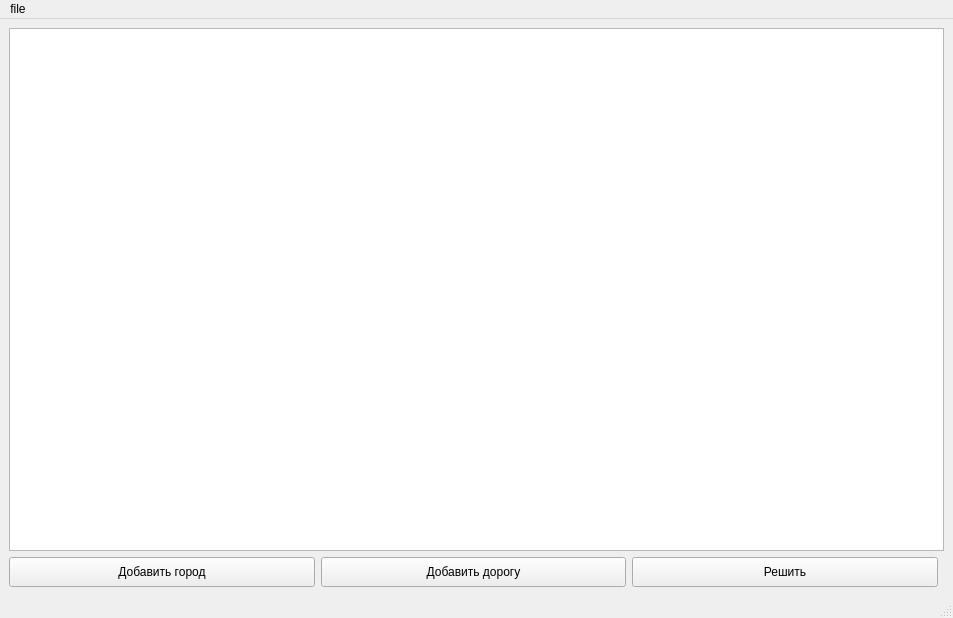
<?xml version="1.0" encoding="UTF-8"?>
<ui version="4.0">
     <class>MainWindow</class>
     <widget class="QMainWindow" name="MainWindow">
          <property name="geometry">
               <rect>
                    <x>0</x>
                    <y>0</y>
                    <width>953</width>
                    <height>618</height>
               </rect>
          </property>
          <property name="windowTitle">
               <string>Графы</string>
          </property>
          <property name="styleSheet">
               <string notr="true"/>
          </property>
          <widget class="QWidget" name="centralwidget">
               <property name="styleSheet">
                    <string notr="true"/>
               </property>
               <layout class="QGridLayout" name="gridLayout">
                    <item row="1" column="0">
                         <widget class="QPushButton" name="addButton_City">
                              <property name="sizePolicy">
                                   <sizepolicy hsizetype="Expanding" vsizetype="Minimum">
                                        <horstretch>0</horstretch>
                                        <verstretch>0</verstretch>
                                   </sizepolicy>
                              </property>
                              <property name="minimumSize">
                                   <size>
                                        <width>0</width>
                                        <height>30</height>
                                   </size>
                              </property>
                              <property name="styleSheet">
                                   <string notr="true"/>
                              </property>
                              <property name="text">
                                   <string>Добавить город</string>
                              </property>
                         </widget>
                    </item>
                    <item row="1" column="1">
                         <widget class="QPushButton" name="addButton_Road">
                              <property name="sizePolicy">
                                   <sizepolicy hsizetype="Expanding" vsizetype="Minimum">
                                        <horstretch>0</horstretch>
                                        <verstretch>0</verstretch>
                                   </sizepolicy>
                              </property>
                              <property name="minimumSize">
                                   <size>
                                        <width>250</width>
                                        <height>30</height>
                                   </size>
                              </property>
                              <property name="styleSheet">
                                   <string notr="true"/>
                              </property>
                              <property name="text">
                                   <string>Добавить дорогу</string>
                              </property>
                         </widget>
                    </item>
                    <item row="0" column="0" colspan="4">
                         <widget class="QGraphicsView" name="graphicsView">
                              <property name="font">
                                   <font>
                                        <family>Consolas</family>
                                   </font>
                              </property>
                              <property name="styleSheet">
                                   <string notr="true"/>
                              </property>
                         </widget>
                    </item>
                    <item row="1" column="2">
                         <widget class="QPushButton" name="solveButton">
                              <property name="sizePolicy">
                                   <sizepolicy hsizetype="Expanding" vsizetype="Minimum">
                                        <horstretch>0</horstretch>
                                        <verstretch>0</verstretch>
                                   </sizepolicy>
                              </property>
                              <property name="minimumSize">
                                   <size>
                                        <width>0</width>
                                        <height>30</height>
                                   </size>
                              </property>
                              <property name="styleSheet">
                                   <string notr="true"/>
                              </property>
                              <property name="text">
                                   <string>Решить</string>
                              </property>
                              <property name="checkable">
                                   <bool>false</bool>
                              </property>
                              <property name="autoExclusive">
                                   <bool>false</bool>
                              </property>
                              <property name="default">
                                   <bool>false</bool>
                              </property>
                              <property name="flat">
                                   <bool>false</bool>
                              </property>
                         </widget>
                    </item>
               </layout>
          </widget>
          <widget class="QMenuBar" name="menubar">
               <property name="geometry">
                    <rect>
                         <x>0</x>
                         <y>0</y>
                         <width>953</width>
                         <height>26</height>
                    </rect>
               </property>
               <widget class="QMenu" name="menufile">
                    <property name="title">
                         <string>file</string>
                    </property>
                    <addaction name="actionsave"/>
                    <addaction name="actionload"/>
               </widget>
               <addaction name="menufile"/>
          </widget>
          <widget class="QStatusBar" name="statusbar"/>
          <action name="actionsave">
               <property name="text">
                    <string>save</string>
               </property>
          </action>
          <action name="actionload">
               <property name="text">
                    <string>load</string>
               </property>
          </action>
     </widget>
     <resources/>
     <connections/>
</ui>
